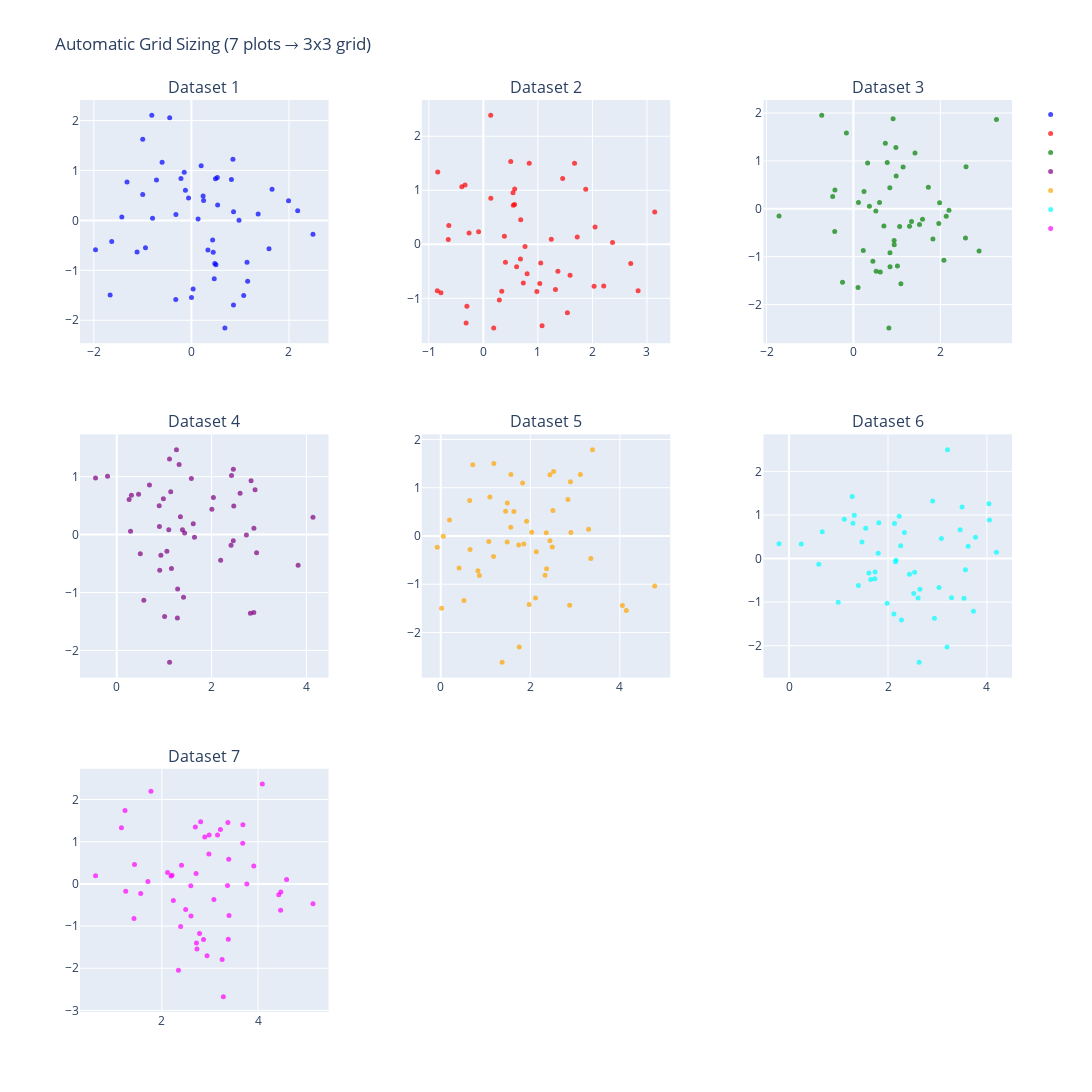

The notebook cell this image was saved under:
### Markdown cell above
## 6. Automatic Grid Sizing

Let PlotGrid automatically determine the optimal grid layout.

### Code cell
# Create 7 datasets (not a perfect square)
# Use Plotly's default color sequence
plotly_colors = ['blue', 'red', 'green', 'purple', 'orange', 'cyan', 'magenta']
datasets_auto = [
    PlotSpec(
        data=np.random.randn(50, 2) + np.array([i * 0.5, 0]),
        plot_type='scatter',
        title=f'Dataset {i+1}',
        color=plotly_colors[i],
        marker_size=5
    )
    for i in range(7)
]

# No rows/cols specified - automatic sizing
grid_auto = PlotGrid(
    plot_specs=datasets_auto,
    config=PlotConfig(
        title="Automatic Grid Sizing (7 plots → 3x3 grid)",
        figsize=(12, 12)
    ),
    backend='plotly'
)

fig_auto = grid_auto.plot()
fig_auto.show()

print("\n✓ Automatic grid sizing: 7 plots arranged in 3x3 grid")
print("Algorithm: rows = ceil(sqrt(n)), cols = ceil(n / rows)")
